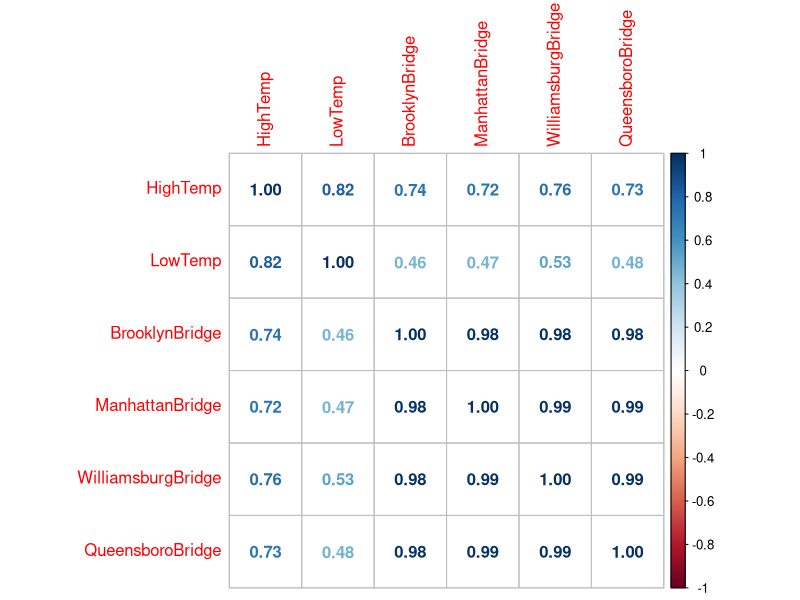

This chart was generated by the following R code:
## Correlation
# Library
library(corrplot)

# Reading CSV file
Data <- read.csv("Dataset/Data.csv")

# Target Bridges
Bridges <- list("BrooklynBridge","ManhattanBridge","WilliamsburgBridge","QueensboroBridge")

# Parameters
Parameters <- list("HighTemp","LowTemp","Precipitation")

# Calculating Correlation
M <- cor(Data[sapply(Data,is.numeric)])
corrplot(M,method="number")